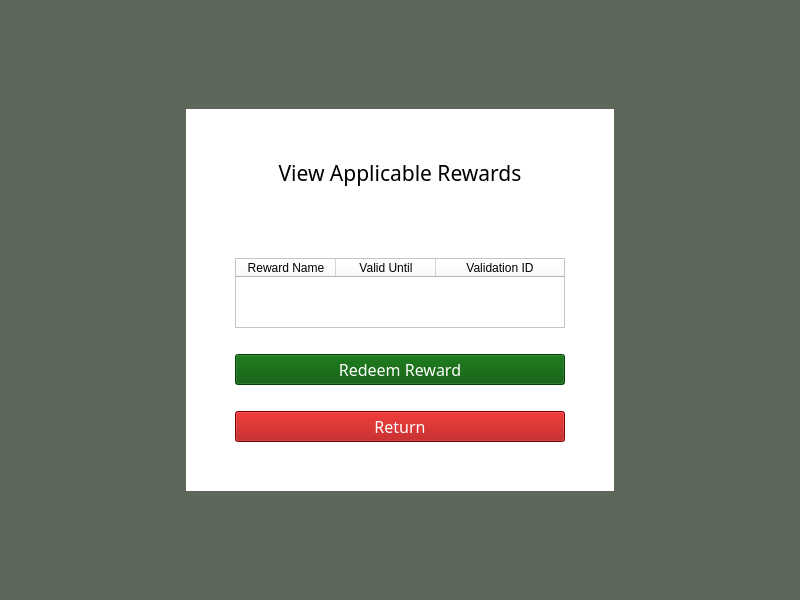
<?xml version="1.0" encoding="UTF-8"?>
<ui version="4.0">
 <class>MainWindow</class>
 <widget class="QMainWindow" name="MainWindow">
  <property name="geometry">
   <rect>
    <x>0</x>
    <y>0</y>
    <width>800</width>
    <height>600</height>
   </rect>
  </property>
  <property name="windowTitle">
   <string>Limitless Loyalty</string>
  </property>
  <property name="styleSheet">
   <string notr="true">background-color: rgb(93, 103, 90);</string>
  </property>
  <widget class="QWidget" name="centralwidget">
   <layout class="QGridLayout" name="gridLayout_2">
    <item row="1" column="0">
     <spacer name="horizontalSpacer">
      <property name="orientation">
       <enum>Qt::Horizontal</enum>
      </property>
      <property name="sizeHint" stdset="0">
       <size>
        <width>40</width>
        <height>20</height>
       </size>
      </property>
     </spacer>
    </item>
    <item row="0" column="1">
     <spacer name="verticalSpacer_3">
      <property name="orientation">
       <enum>Qt::Vertical</enum>
      </property>
      <property name="sizeHint" stdset="0">
       <size>
        <width>20</width>
        <height>40</height>
       </size>
      </property>
     </spacer>
    </item>
    <item row="1" column="1">
     <widget class="QWidget" name="gridWidget" native="true">
      <property name="styleSheet">
       <string notr="true">background-color: rgb(255, 255, 255);</string>
      </property>
      <layout class="QGridLayout" name="gridLayout">
       <item row="1" column="1">
        <widget class="QLabel" name="label">
         <property name="font">
          <font>
           <family>Bell MT</family>
           <pointsize>16</pointsize>
          </font>
         </property>
         <property name="text">
          <string>View Applicable Rewards</string>
         </property>
         <property name="alignment">
          <set>Qt::AlignCenter</set>
         </property>
        </widget>
       </item>
       <item row="9" column="1">
        <spacer name="verticalSpacer_5">
         <property name="orientation">
          <enum>Qt::Vertical</enum>
         </property>
         <property name="sizeHint" stdset="0">
          <size>
           <width>20</width>
           <height>40</height>
          </size>
         </property>
        </spacer>
       </item>
       <item row="0" column="1">
        <spacer name="verticalSpacer_2">
         <property name="orientation">
          <enum>Qt::Vertical</enum>
         </property>
         <property name="sizeHint" stdset="0">
          <size>
           <width>20</width>
           <height>40</height>
          </size>
         </property>
        </spacer>
       </item>
       <item row="4" column="1">
        <widget class="QTableWidget" name="tableWidget">
         <property name="sizeAdjustPolicy">
          <enum>QAbstractScrollArea::AdjustToContentsOnFirstShow</enum>
         </property>
         <attribute name="horizontalHeaderStretchLastSection">
          <bool>true</bool>
         </attribute>
         <column>
          <property name="text">
           <string>Reward Name</string>
          </property>
         </column>
         <column>
          <property name="text">
           <string>Valid Until</string>
          </property>
         </column>
         <column>
          <property name="text">
           <string>Validation ID</string>
          </property>
         </column>
        </widget>
       </item>
       <item row="5" column="1">
        <spacer name="horizontalSpacer_3">
         <property name="orientation">
          <enum>Qt::Horizontal</enum>
         </property>
         <property name="sizeHint" stdset="0">
          <size>
           <width>40</width>
           <height>20</height>
          </size>
         </property>
        </spacer>
       </item>
       <item row="8" column="1">
        <widget class="QPushButton" name="returnBtn">
         <property name="font">
          <font>
           <family>Bell MT</family>
           <pointsize>12</pointsize>
          </font>
         </property>
         <property name="styleSheet">
          <string notr="true">background-color: rgb(170, 0, 0);
color: rgb(255, 255, 255);</string>
         </property>
         <property name="text">
          <string>Return</string>
         </property>
        </widget>
       </item>
       <item row="4" column="0">
        <spacer name="horizontalSpacer_5">
         <property name="orientation">
          <enum>Qt::Horizontal</enum>
         </property>
         <property name="sizeHint" stdset="0">
          <size>
           <width>40</width>
           <height>20</height>
          </size>
         </property>
        </spacer>
       </item>
       <item row="2" column="1">
        <widget class="QLabel" name="errMsg">
         <property name="font">
          <font>
           <family>Bell MT</family>
           <pointsize>10</pointsize>
          </font>
         </property>
         <property name="text">
          <string>&lt;DEFAULT ERROR TEXT&gt;</string>
         </property>
         <property name="alignment">
          <set>Qt::AlignCenter</set>
         </property>
        </widget>
       </item>
       <item row="3" column="1">
        <spacer name="verticalSpacer">
         <property name="orientation">
          <enum>Qt::Vertical</enum>
         </property>
         <property name="sizeHint" stdset="0">
          <size>
           <width>20</width>
           <height>40</height>
          </size>
         </property>
        </spacer>
       </item>
       <item row="4" column="2">
        <spacer name="horizontalSpacer_6">
         <property name="orientation">
          <enum>Qt::Horizontal</enum>
         </property>
         <property name="sizeHint" stdset="0">
          <size>
           <width>40</width>
           <height>20</height>
          </size>
         </property>
        </spacer>
       </item>
       <item row="6" column="1">
        <widget class="QPushButton" name="useRewardBtn">
         <property name="font">
          <font>
           <family>Bell MT</family>
           <pointsize>12</pointsize>
          </font>
         </property>
         <property name="styleSheet">
          <string notr="true">background-color: rgb(0, 85, 0);
color: rgb(255, 255, 255);</string>
         </property>
         <property name="text">
          <string>Redeem Reward</string>
         </property>
        </widget>
       </item>
       <item row="7" column="1">
        <spacer name="horizontalSpacer_4">
         <property name="orientation">
          <enum>Qt::Horizontal</enum>
         </property>
         <property name="sizeHint" stdset="0">
          <size>
           <width>40</width>
           <height>20</height>
          </size>
         </property>
        </spacer>
       </item>
      </layout>
     </widget>
    </item>
    <item row="1" column="2">
     <spacer name="horizontalSpacer_2">
      <property name="orientation">
       <enum>Qt::Horizontal</enum>
      </property>
      <property name="sizeHint" stdset="0">
       <size>
        <width>40</width>
        <height>20</height>
       </size>
      </property>
     </spacer>
    </item>
    <item row="2" column="1">
     <spacer name="verticalSpacer_4">
      <property name="orientation">
       <enum>Qt::Vertical</enum>
      </property>
      <property name="sizeHint" stdset="0">
       <size>
        <width>20</width>
        <height>40</height>
       </size>
      </property>
     </spacer>
    </item>
   </layout>
  </widget>
 </widget>
 <tabstops>
  <tabstop>tableWidget</tabstop>
  <tabstop>useRewardBtn</tabstop>
  <tabstop>returnBtn</tabstop>
 </tabstops>
 <resources/>
 <connections/>
</ui>
